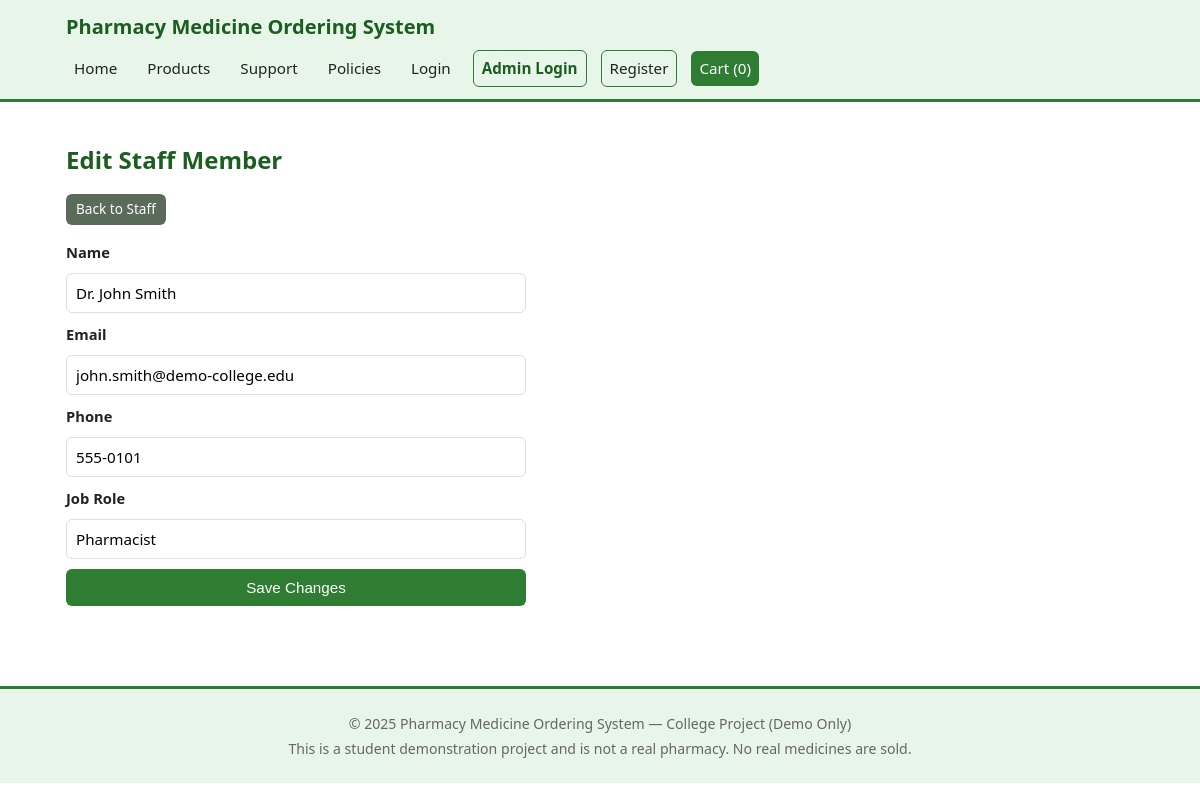
/admin/staff/1/edit (signed in), run on the app's committed database.
### tables this page shows
CREATE TABLE staff (
            id INTEGER PRIMARY KEY AUTOINCREMENT,
            name TEXT NOT NULL,
            email TEXT NOT NULL,
            phone TEXT NOT NULL,
            role TEXT NOT NULL
        );

### app.py (the view, shortened to what this page needs)
@app.route("/admin/staff/<int:staff_id>/edit", methods=["GET", "POST"])
@admin_required
def admin_staff_edit(staff_id):
    db = get_db()
    member = db.execute("SELECT * FROM staff WHERE id = ?", (staff_id,)).fetchone()
    if not member:
        abort(404)
    return render_template("admin_staff_edit.html", member=member)

### app.py (called while the page is built)
def get_db():
    if "db" not in g:
        g.db = sqlite3.connect(DB_PATH)
        g.db.row_factory = sqlite3.Row
    return g.db

def csrf_token():
    if "csrf_token" not in session:
        session["csrf_token"] = secrets.token_hex(32)
    return session["csrf_token"]

@app.context_processor
def inject_template_globals():
    return {
        "csrf_token": csrf_token,
        "current_customer": get_current_customer(),
        "is_admin": session.get("is_admin", False),
    }

def get_current_customer():
    customer_id = session.get("customer_id")
    if not customer_id:
        return None
    db = get_db()
    return db.execute(
        "SELECT id, full_name, email, phone, created_at FROM customers WHERE id = ?",
        (customer_id,)
    ).fetchone()

def admin_required(f):
    @wraps(f)
    def decorated(*args, **kwargs):
        if not session.get("is_admin"):
            flash("Admin access required.", "error")
            return redirect(url_for("admin_login"))
        return f(*args, **kwargs)
    return decorated

def get_cart():
    return session.get("cart", {})

def cart_count():
    return sum(int(q) for q in get_cart().values())

@app.context_processor
def inject_cart_count():
    return {"cart_count": cart_count()}

### templates/admin_staff_edit.html (shortened to what this page needs)
{% extends "base.html" %}
{% block content %}
<section class="section form-section">
    <h1>Edit Staff Member</h1>
    <p><a href="{{ url_for('admin_staff') }}" class="btn btn-secondary btn-sm">Back to Staff</a></p>
    <form method="post" action="{{ url_for('admin_staff_edit', staff_id=member.id) }}" class="form">
        <label for="name">Name</label>
        <input type="text" id="name" name="name" value="{{ member.name }}" required>
        <label for="email">Email</label>
        <input type="email" id="email" name="email" value="{{ member.email }}" required>
        <label for="phone">Phone</label>
        <input type="tel" id="phone" name="phone" value="{{ member.phone }}" required>
        <label for="role">Job Role</label>
        <input type="text" id="role" name="role" value="{{ member.role }}" required>
        <button type="submit" class="btn">Save Changes</button>
    </form>
</section>
{% endblock %}

### static/style.css (style rules this page uses)
:root { --green: #2e7d32; --green-light: #e8f5e9; --green-mid: #a5d6a7; --green-dark: #1b5e20; --text: #222; --muted: #666; --border: #ddd; --bg: #ffffff; --bg-soft: #f7faf7; --error: #c62828; --warning: #f9a825; --success: #2e7d32; --info: #1565c0; --radius: 6px; }
* { box-sizing: border-box; }
body { margin: 0; font-family: "Segoe UI", Arial, Helvetica, sans-serif; color: var(--text); background: var(--bg); line-height: 1.5; }
.section { margin-bottom: 32px; }
h1, h2, h2 { color: var(--green-dark); line-height: 1.2; }
.btn { display: inline-block; background: var(--green); color: #fff; border: none; padding: 10px 16px; border-radius: var(--radius); font-size: 0.95rem; cursor: pointer; text-decoration: none; text-align: center; }
.btn-secondary { background: #5a6b5a; }
.btn-sm { padding: 5px 10px; font-size: 0.85rem; }
.form { max-width: 460px; display: flex; flex-direction: column; gap: 10px; }
.form label { font-weight: 600; font-size: 0.92rem; }
.form input, .form select, .form textarea { padding: 9px; border: 1px solid var(--border); border-radius: var(--radius); font-size: 0.95rem; font-family: inherit; }
.form-section { max-width: 560px; }

### data on the page
staff: name "Dr. John Smith", email "john.smith@demo-college.edu", phone "555-0101", role "Pharmacist"

### other printed values
{{ cart_count }} "0"
{{ 2025 }} "2025"
